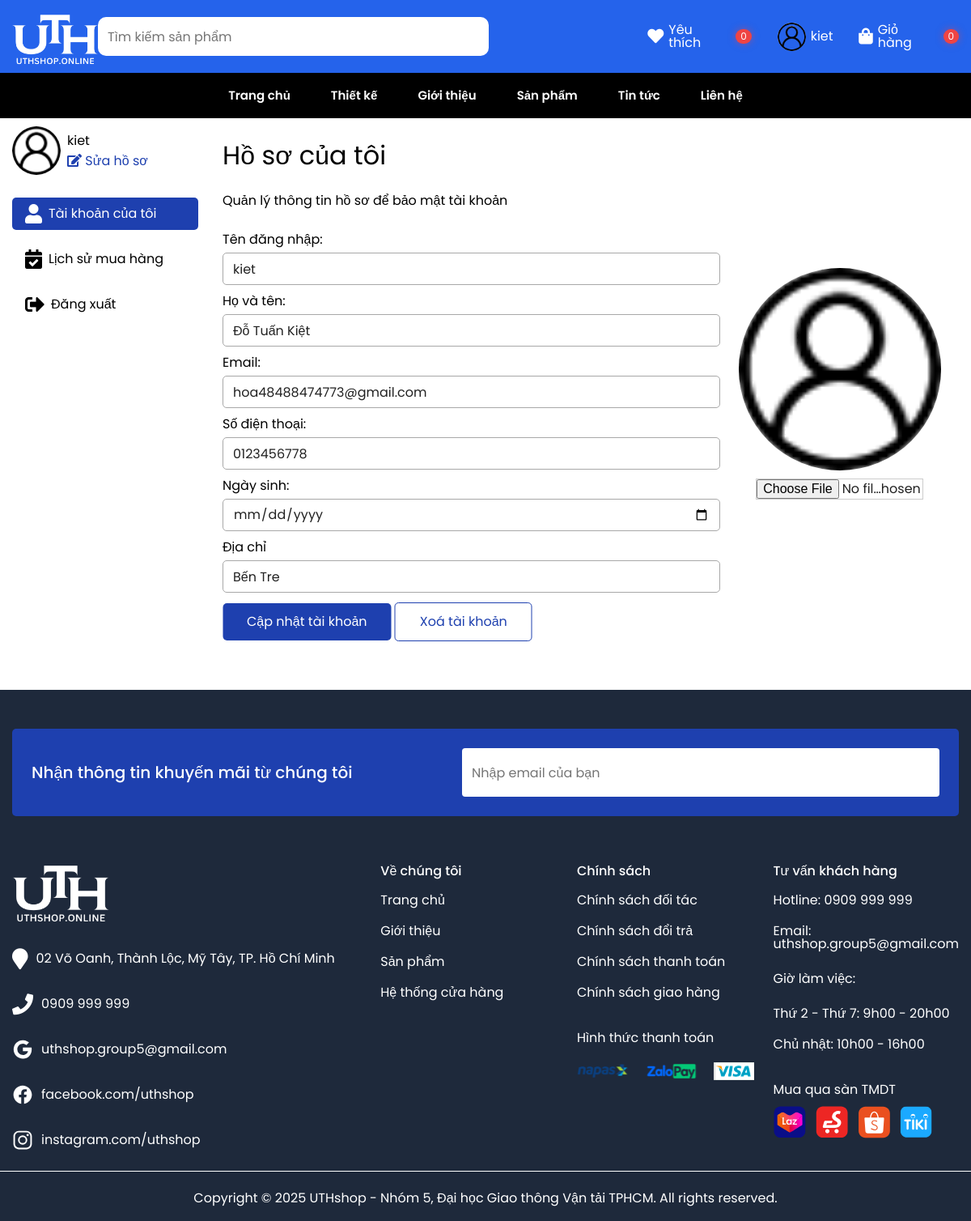
The app's page /index.php?pg=account (signed in) with its own data.
### tables this page shows
CREATE TABLE `users` (
  `id` int(6) NOT NULL,
  `user` varchar(50) NOT NULL,
  `pass` varchar(20) NOT NULL,
  `name` text DEFAULT NULL,
  `email` varchar(50) NOT NULL,
  `sdt` text DEFAULT NULL,
  `gioitinh` tinyint(1) NOT NULL DEFAULT 0,
  `ngaysinh` date DEFAULT NULL,
  `diachi` text DEFAULT NULL,
  `role` tinyint(1) NOT NULL DEFAULT 0,
  `img` varchar(100) DEFAULT NULL,
  `kichhoat` tinyint(1) NOT NULL DEFAULT 0
);

### model/connectdb.php (called while the page is built, shortened)
<?php
function pdo_get_connection(){
   $dburl = "mysql:host=localhost;dbname=zstyle;charset=utf8";
   $username = 'root';
   $password = '';
   $conn = new PDO($dburl, $username, $password);
   $conn->setAttribute(PDO::ATTR_ERRMODE, PDO::ERRMODE_EXCEPTION);
   return $conn;
}
function pdo_execute($sql){
   $sql_args = array_slice(func_get_args(), 1);
   try{
       $conn = pdo_get_connection();
       $stmt = $conn->prepare($sql);
       $stmt->execute($sql_args);
   }
   catch(PDOException $e){
       throw $e;
   }
   finally{
       unset($conn);
   }
}
function pdo_query_one($sql){
   $sql_args = array_slice(func_get_args(), 1);
   try{
       $conn = pdo_get_connection();
       $stmt = $conn->prepare($sql);
       $stmt->execute($sql_args);
       $row = $stmt->fetch(PDO::FETCH_ASSOC);
       return $row;
   }
   catch(PDOException $e){
       throw $e;
   }
   finally{
       unset($conn);
   }
}
?>

### model/wishlist.php (called while the page is built, shortened)
<?php
function wishlist_ensure_table() {
    $sql = "CREATE TABLE IF NOT EXISTS wishlist (
        id INT AUTO_INCREMENT PRIMARY KEY,
        user_id INT NOT NULL,
        product_id INT NOT NULL,
        created_at TIMESTAMP DEFAULT CURRENT_TIMESTAMP,
        FOREIGN KEY (user_id) REFERENCES users(id) ON DELETE CASCADE,
        FOREIGN KEY (product_id) REFERENCES product(id) ON DELETE CASCADE,
        UNIQUE KEY uq_user_product (user_id, product_id)
    )";
    try { pdo_execute($sql); } catch (Exception $e) {  }
}
function wishlist_count($userId) {
    wishlist_ensure_table();
    try {
        $sql = "SELECT COUNT(*) AS cnt FROM wishlist WHERE user_id = ?";
        $row = pdo_query_one($sql, $userId);
        return $row ? intval($row['cnt']) : 0;
    } catch (Exception $e) {
        return 0;
    }
}

### model/user.php (called while the page is built, shortened)
<?php
function getuser($id){
   $sql="SELECT * FROM users WHERE id=?";
   return pdo_query_one($sql, $id);
}
?>

### model/product.php (called while the page is built, shortened)
<?php
   function check_img($img){
      $projectRoot = dirname(__DIR__);
      $urlBase = PATH_IMG;
      if(is_array($img)){
         $html_img='';
         foreach ($img as $item) {
            $filename = str_replace(["\n","\r"],"", $item);
            $fsPath = $projectRoot . DIRECTORY_SEPARATOR . 'upload' . DIRECTORY_SEPARATOR . $filename;
            $url = $urlBase.$filename;
            if(is_file($fsPath)){
               $html_img.= '<img src="'.$url.'">';
            }
         }
         return $html_img;
      }else{
         $filename = str_replace(["\n","\r"],"", $img);
         $fsPath = $projectRoot . DIRECTORY_SEPARATOR . 'upload' . DIRECTORY_SEPARATOR . $filename;
         $url = $urlBase.$filename;
         if(is_file($fsPath)){
            return '<img src="'.$url.'">';
         }else{
            return '';
         }
      }
   }
?>

### view/account.php (the view, shortened to what this page needs)
<form action="index.php?pg=account" method="post" enctype="multipart/form-data">
    <section class="account">
      <div class="container">
        <div class="account-main">
          <div class="account-left">
            <div class="account-info">
              <div class="account-avatar">
                <?php
                if(check_img($img)==""){
                  $img2='<img src="view/layout/assets/images/avatar.png" alt="" />';
                }else{
                  $img2=check_img($img);
                }
                ?>
                <?=$img2?>
              </div>
              <div class="account-body">
                <div class="account-name"><?=$user?></div>
                <div class="account-edit">
                  <i class="fa fa-pencil-square-o" aria-hidden="true"></i>
                  Sửa hồ sơ
                </div>
              </div>
            </div>
            <ul class="contact-menu account-menu">
              <li class="contact-list account-list" id="myaccount">
                <a href="#" class="contact-link account-link active" data-tab="1">
                  <i class="fa fa-user" aria-hidden="true"></i>Tài khoản của tôi</a
                >
              </li>
              <li class="contact-list account-list" id="history">
                <a href="#" class="contact-link account-link" data-tab="2">
                  <i class="fa fa-calendar-check-o" aria-hidden="true"></i>Lịch sử mua hàng</a
                >
              </li>
              <li class="contact-list account-list">
                <a href="index.php?pg=logoutuser" class="contact-link account-link">
                <i class="fas fa-sign-out-alt"></i>Đăng xuất</a
                >
              </li>
            </ul>
          </div>
          <div class="account-right active tab-content" data-tab="1">
            <div class="account-box">
              <h2>Hồ sơ của tôi</h2>
              <p>Quản lý thông tin hồ sơ để bảo mật tài khoản</p>
              <div class="account-group">
                <label for="">Tên đăng nhập:</label> <br />
                <input name="user" type="text" value="<?=$user?>" />
              </div>
              <div class="account-group">
                <label for="">Họ và tên:</label> <br />
                <input name="name" type="text" value="<?=$name?>" />
              </div>
              <div class="account-group">
                <label for="">Email:</label> <br />
                <input name="email" type="text" value="<?=$email?>" />
              </div>
              <div class="account-group">
                <label for="">Số điện thoại:</label> <br />
                <input  name="sdt" type="text" value="<?=$sdt?>" />
              </div>
              <div class="account-group">
                <label for="">Ngày sinh:</label> <br />
                <input name="ngaysinh" type="date" value="<?=$ngaysinh?>" />
              </div>
              <div class="account-group">
                <label for="">Địa chỉ</label> <br />
                <input name="diachi" type="text" value="<?=$diachi?>" />
              </div>
              <div class="product-btn account-btn">
                <button name="update_account" class="button-primary">Cập nhật tài khoản</button>
                <button name="del_account" class="button-primary button-del">Xoá tài khoản</button>
              </div>
              </div>
            <div class="account-right-image">
              <div class="account-right-avatar">
                <?php
                  if(check_img($img)==""){
                    $img='<img id="img-preview" src="view/layout/assets/images/avatar.png" alt="" />';
                  }else{
                    $img=substr_replace(check_img($img), ' id="img-preview" ', 5, 0);
                  }
                ?>
                <?=$img?>
                <input name="img" id="file-input" type="file" accept="image/*"/>
              </div>
            </div>
          </div>
        </div>
      </div>
    </section>
    </form>

### view/header.php (shortened to what this page needs)
<!DOCTYPE html>
<html lang="en">
  <head>
    <link
      rel="stylesheet"
      type="text/css"
      href="https://cdn.jsdelivr.net/npm/slick-carousel@1.8.1/slick/slick.css"
      onerror="console.warn('Slick CSS failed to load')" />
    <link rel="stylesheet" href="view/layout/assets/css/style.css" />
    <link rel="stylesheet" href="view/layout/assets/css/responsive.css" />
    <link
      rel="stylesheet"
      href="https://cdnjs.cloudflare.com/ajax/libs/font-awesome/4.7.0/css/font-awesome.min.css"
 />
      <link
      rel="stylesheet"
      href="https://cdnjs.cloudflare.com/ajax/libs/font-awesome/4.7.0/css/font-awesome.min.css"
 />
    <link rel="stylesheet" href="https://use.fontawesome.com/releases/v5.15.4/css/all.css"
 />
    <link
      rel="stylesheet"
      type="text/css"
      href="https://cdn.jsdelivr.net/npm/slick-carousel@1.8.1/slick/slick.css" />
  </head>
  <body>
    <div class="app">
      <header class="header">
        <div class="container">
          <div class="header-main">
            <div class="header-logo">
              <a href="index.php">
                <img src="view/layout/assets/images/header-logo.PNG" alt="UTHshop logo - Thương hiệu thời trang sinh viên Đại học Giao thông Vận tải TPHCM" />
              </a>
            </div>
            <div class="header-form">
              <div class="header-input">
                <form action="index.php?pg=product" method="post">
                <input name="search" type="text" placeholder="Tìm kiếm sản phẩm" />
                <div class="header-input-icon">
                  <button name="btn_search"><i class="fa fa-search" aria-hidden="true"></i></button>
                </div>
                </form>
              </div>
            </div>
            <div class="header-auth">
              <div class="header-auth__item wishlist-header">
                <i class="fa fa-heart" aria-hidden="true"></i>
                <a href="index.php?pg=wishlist" class="header-link">Yêu thích</a>
                <span class="wishlist-count" aria-label="Số lượng yêu thích">
                  <?php
                    $wlCount = 0;
                    if (isset($_SESSION['loginuser']) && isset($_SESSION['iduser']) && isset($_SESSION['role']) && $_SESSION['role']==0) {
                      $wlCount = wishlist_count($_SESSION['iduser']);
                    }
                    echo (int)$wlCount;
                  ?>
                </span>
              </div>
              <div class="header-auth__item">
              <?php
                $link_taikhoan='';
                $tentaikhoan='Tài khoản';
                  if(isset($_SESSION['loginuser']) && isset($_SESSION['iduser']) && isset($_SESSION['role']) && $_SESSION['role']==0){
                    $taikhoan=getuser($_SESSION['iduser']);
                    $tentaikhoan=$taikhoan['user'];
                    $img=$taikhoan['img'];
                    if(check_img($img)==''){
                      $img='<img src="view/layout/assets/images/avatar.png" alt="" />';
                    }else{
                      $img=check_img($img);
                    }
                    $link_taikhoan='index.php?pg=account';
                  }else{
                    $img='<i class="fa fa-user-circle" aria-hidden="true"></i>';
                    $link_taikhoan='index.php?pg=login';
                  }
                ?>
                <?=$img?>
                <a href="<?=$link_taikhoan?>" class="header-link"><?=$tentaikhoan?></a>
              </div>
              <div class="header-auth__item">
                <i class="fa fa-shopping-bag" aria-hidden="true"></i>
                <a href="index.php?pg=cart" class="header-link">Giỏ hàng</a>
                <span class="cart-count" aria-label="Số lượng giỏ hàng">
                  <?php
                    $cartCount = 0;
                    echo (int)$cartCount;
                  ?>
                </span>
              </div>
            </div>
          </div>
        </div>
      </header>
      <section class="header-bottom">
        <div class="container">
          <div class="header-bottom__main">
            <ul class="header-menu">
              <li class="header-menu-item">
                <a href="index.php" class="header-menu-link">Trang chủ</a>
              </li>
              <li class="header-menu-item">
                <a href="index.php?pg=design" class="header-menu-link">Thiết kế</a>
              </li>
              <li class="header-menu-item">
                <a href="index.php?pg=about" class="header-menu-link">Giới thiệu</a>
              </li>
              <li class="header-menu-item">
                <a href="index.php?pg=product" class="header-menu-link">Sản phẩm</a>
              </li>
              <li class="header-menu-item">
                <a href="index.php?pg=news" class="header-menu-link">Tin tức</a>
              </li>
              <li class="header-menu-item">
                <a href="index.php?pg=contact" class="header-menu-link">Liên hệ</a>
              </li>
            </ul>
          </div>
        </div>
      </section>

### view/account.php (style rules this page uses)
.header { position: sticky !important; top: 0 !important; z-index: 1000 !important; background: #2563eb !important; }
section.account { padding-top: 10px !important; }

### records on screen
users: user "kiet", name "Đỗ Tuấn Kiệt", email "hoa48488474773@gmail.com", sdt "0123456778", diachi "Bến Tre"

### other values on screen
$wlCount "0"
$cartCount "0"
